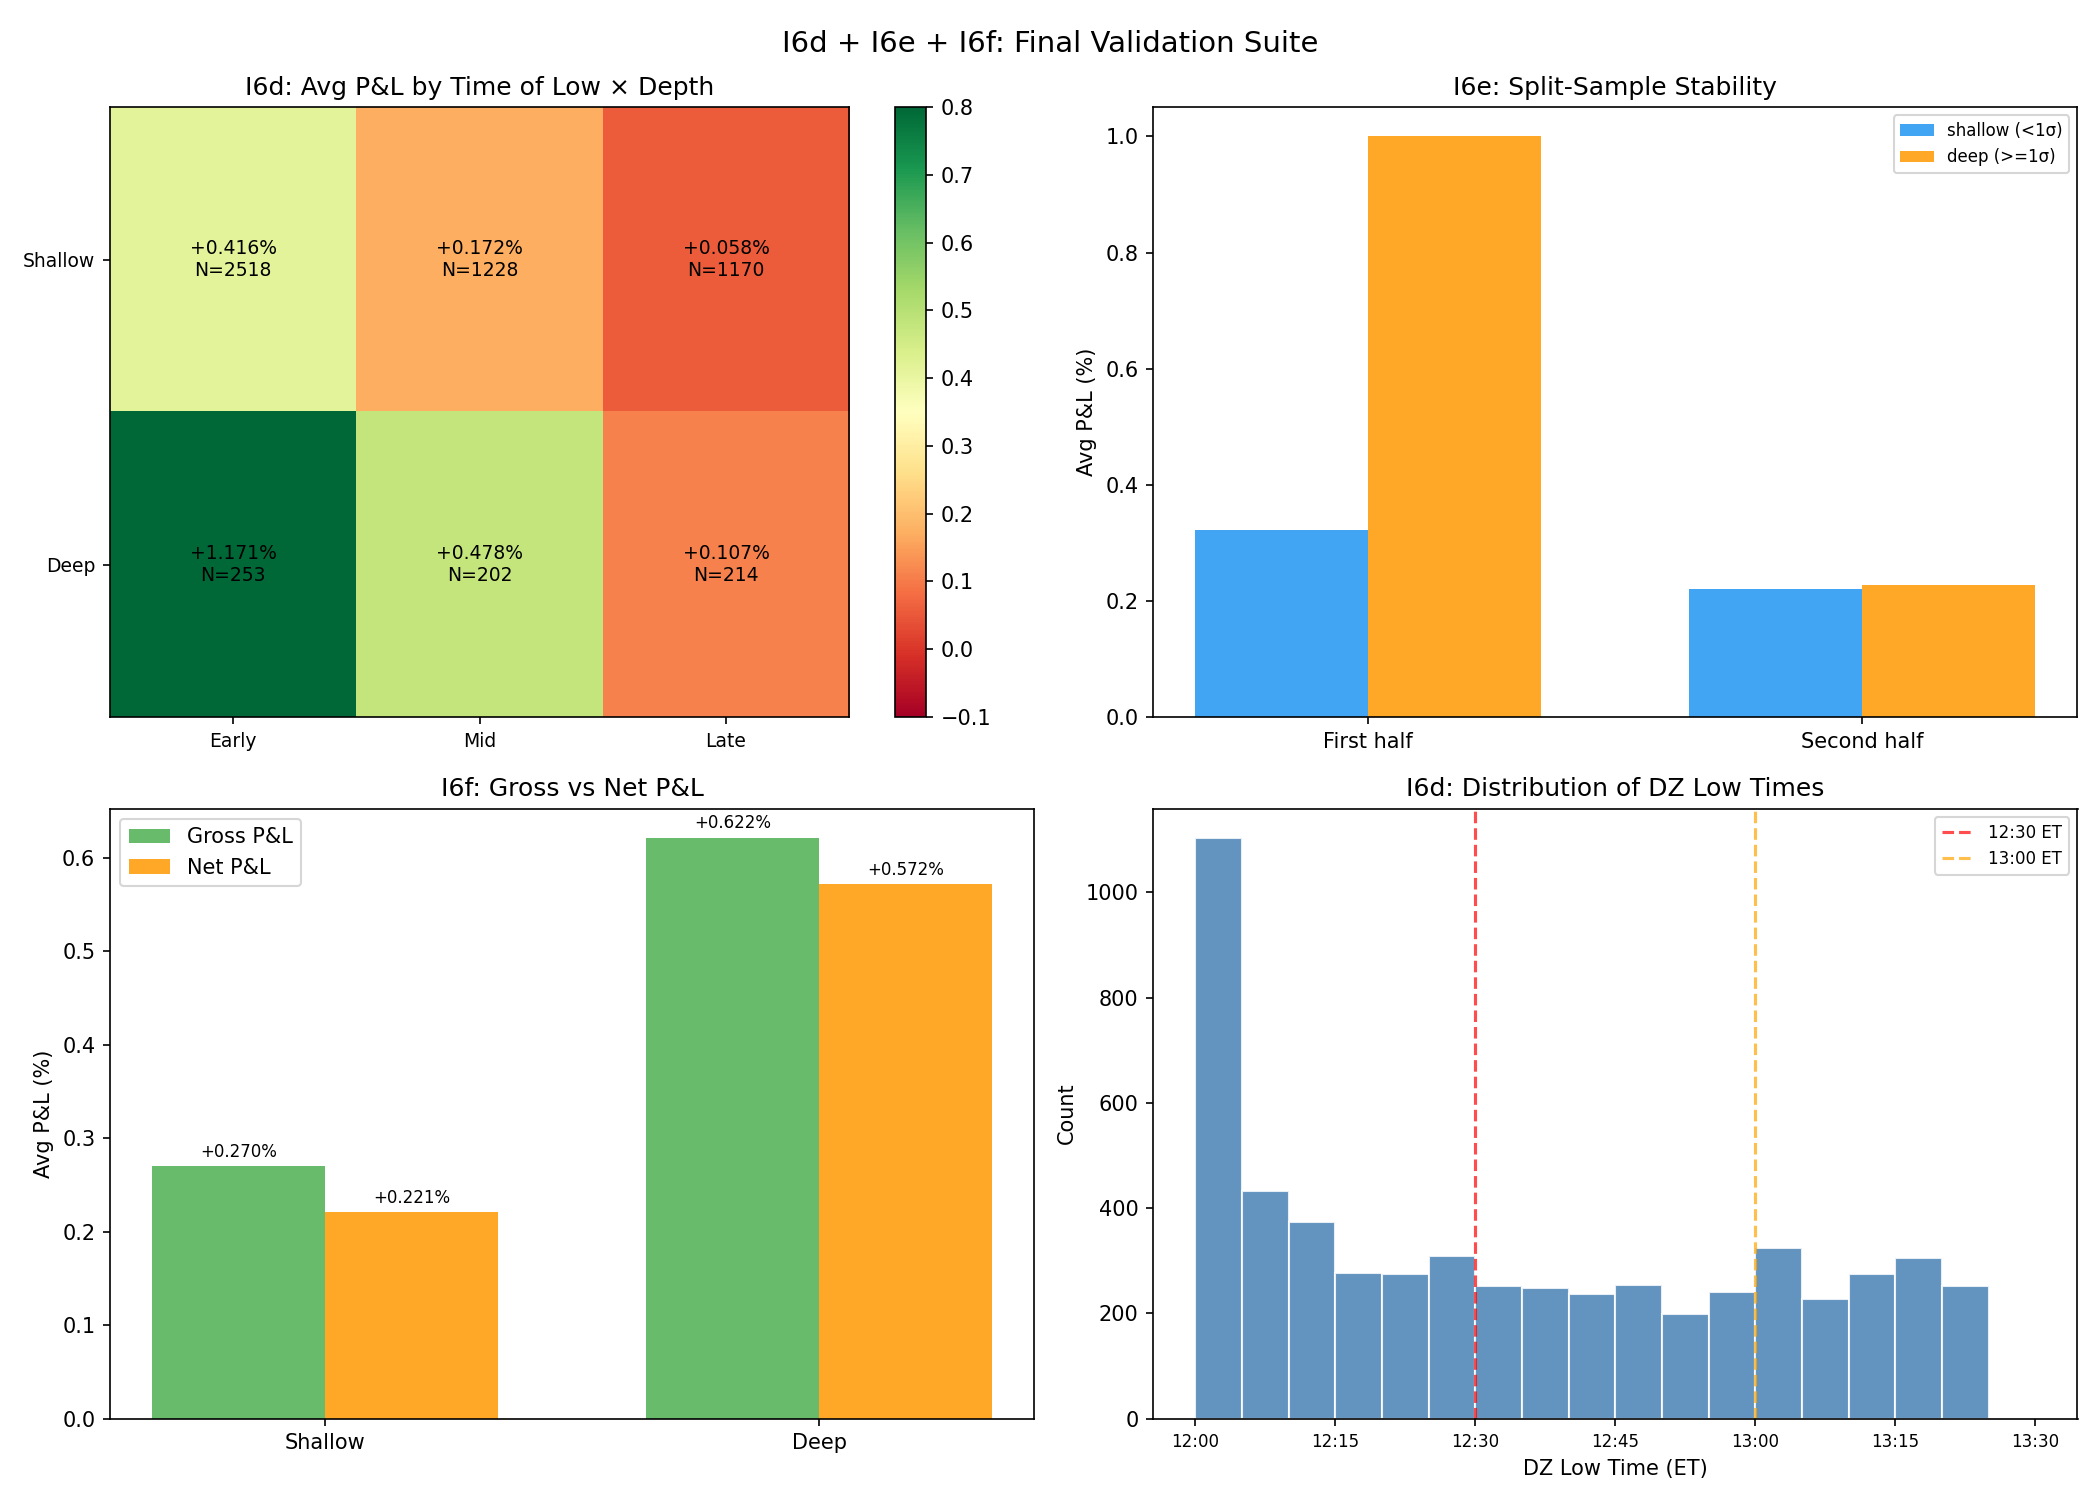

The script that saved this image:
"""
Series I6d + I6e + I6f: Time-of-Low, Split-Sample, Cost Stress Test.

Uses V1 (First Green Close) trades with MAE/MFE from I6bc.
Final validation suite before Noon Reversal v0.4 recommendation.
"""

from pathlib import Path

import matplotlib
matplotlib.use("Agg")
import matplotlib.pyplot as plt
import numpy as np
import pandas as pd

# ── paths ──
OUT_DIR = Path(__file__).resolve().parent
I6BC_DATA = OUT_DIR / "I6bc_trades_with_mae_mfe.csv"

# Cost tiers (round-trip)
MEGA_CAP = {"AAPL", "AMZN", "GOOGL", "META", "MSFT", "NVDA", "SPY", "TSLA"}
HIGH_BETA = {"MARA", "PLTR", "COIN", "IBIT"}
# Everything else = mid-vol

COST_MAP = {}
for t in MEGA_CAP:
    COST_MAP[t] = 0.03
for t in HIGH_BETA:
    COST_MAP[t] = 0.08


def get_cost(ticker):
    return COST_MAP.get(ticker, 0.05)


def time_bucket(ist_min):
    """Classify DZ low time into Early/Mid/Late (ET).
    IST = ET + 7h. DZ = 12:00-13:30 ET = 19:00-20:30 IST."""
    et_min = ist_min - 7 * 60
    if et_min < 12 * 60 + 30:
        return "Early (<12:30)"
    elif et_min < 13 * 60:
        return "Mid (12:30-13:00)"
    else:
        return "Late (13:00-13:30)"


# ═══════════════════════════════════════════════════════════
# I6d: Time-of-Low Interaction
# ═══════════════════════════════════════════════════════════

def run_i6d(trades):
    print(f"\n{'='*70}")
    print("I6d: Time-of-Low Interaction")
    print("=" * 70)

    trades = trades.copy()
    trades["time_bucket"] = trades["dz_low_ist_min"].apply(time_bucket)
    trades["depth_binary"] = np.where(trades["depth_z"] >= 1.0, "deep (>=1σ)", "shallow (<1σ)")

    time_buckets = ["Early (<12:30)", "Mid (12:30-13:00)", "Late (13:00-13:30)"]
    depth_buckets = ["shallow (<1σ)", "deep (>=1σ)"]

    # 2-way table
    print(f"\n{'Time':>20s}  {'Depth':>15s}  {'Avg PL':>9s}  {'Med PL':>9s}  {'WR':>7s}  {'N':>6s}")
    print("-" * 75)

    rows = []
    for tb in time_buckets:
        for db in depth_buckets:
            sub = trades[(trades["time_bucket"] == tb) & (trades["depth_binary"] == db)]
            if sub.empty:
                continue
            avg_pl = sub["v1_pl"].mean()
            med_pl = sub["v1_pl"].median()
            wr = (sub["v1_pl"] > 0).mean() * 100
            print(f"{tb:>20s}  {db:>15s}  {avg_pl:>+8.4f}%  {med_pl:>+8.4f}%  {wr:>6.1f}%  {len(sub):>6d}")
            rows.append({"time": tb, "depth": db, "avg_pl": avg_pl, "wr": wr, "n": len(sub)})

    # Overall by time
    print(f"\n  Overall by time:")
    for tb in time_buckets:
        sub = trades[trades["time_bucket"] == tb]
        if sub.empty:
            continue
        print(f"    {tb}: avg P&L = {sub['v1_pl'].mean():+.4f}%, "
              f"WR = {(sub['v1_pl'] > 0).mean()*100:.1f}%, N = {len(sub)}")

    # Deep-shallow delta by time
    print(f"\n  'Deep - Shallow' delta by time:")
    for tb in time_buckets:
        shallow = trades[(trades["time_bucket"] == tb) & (trades["depth_binary"] == "shallow (<1σ)")]
        deep = trades[(trades["time_bucket"] == tb) & (trades["depth_binary"] == "deep (>=1σ)")]
        if shallow.empty or deep.empty:
            continue
        delta = deep["v1_pl"].mean() - shallow["v1_pl"].mean()
        print(f"    {tb}: Δ = {delta:+.4f}%")

    return pd.DataFrame(rows), trades


# ═══════════════════════════════════════════════════════════
# I6e: Split-Sample Validation
# ═══════════════════════════════════════════════════════════

def run_i6e(trades):
    print(f"\n{'='*70}")
    print("I6e: Split-Sample Validation")
    print("=" * 70)

    trades = trades.copy()
    trades["depth_binary"] = np.where(trades["depth_z"] >= 1.0, "deep (>=1σ)", "shallow (<1σ)")

    # Split by trading day chronologically
    all_days = sorted(trades["trading_day"].unique())
    mid = len(all_days) // 2
    first_half_days = set(all_days[:mid])
    second_half_days = set(all_days[mid:])

    trades["half"] = trades["trading_day"].apply(
        lambda d: "First half" if d in first_half_days else "Second half"
    )

    print(f"  First half:  {all_days[0]} to {all_days[mid-1]} ({mid} days)")
    print(f"  Second half: {all_days[mid]} to {all_days[-1]} ({len(all_days) - mid} days)")

    halves = ["First half", "Second half"]
    depth_buckets = ["shallow (<1σ)", "deep (>=1σ)"]

    print(f"\n{'Half':>14s}  {'Depth':>15s}  {'Avg PL':>9s}  {'Med PL':>9s}  {'WR':>7s}  {'N':>6s}")
    print("-" * 70)

    rows = []
    for h in halves:
        for db in depth_buckets:
            sub = trades[(trades["half"] == h) & (trades["depth_binary"] == db)]
            if sub.empty:
                continue
            avg_pl = sub["v1_pl"].mean()
            med_pl = sub["v1_pl"].median()
            wr = (sub["v1_pl"] > 0).mean() * 100
            print(f"{h:>14s}  {db:>15s}  {avg_pl:>+8.4f}%  {med_pl:>+8.4f}%  {wr:>6.1f}%  {len(sub):>6d}")
            rows.append({"half": h, "depth": db, "avg_pl": avg_pl, "wr": wr, "n": len(sub)})

    # Gradient check
    print(f"\n  Gradient check (deep - shallow):")
    for h in halves:
        shallow = trades[(trades["half"] == h) & (trades["depth_binary"] == "shallow (<1σ)")]
        deep = trades[(trades["half"] == h) & (trades["depth_binary"] == "deep (>=1σ)")]
        if shallow.empty or deep.empty:
            continue
        delta = deep["v1_pl"].mean() - shallow["v1_pl"].mean()
        direction = "DEEP > SHALLOW" if delta > 0 else "SHALLOW > DEEP"
        print(f"    {h}: Δ = {delta:+.4f}% → {direction}")

    # Also check z-score 3-bucket split
    print(f"\n  By z-score 3-bucket:")
    for h in halves:
        print(f"    {h}:")
        for zb in ["<1σ", "1-2σ", ">2σ"]:
            sub = trades[(trades["half"] == h) & (trades["zscore_bucket"] == zb)]
            if len(sub) > 0:
                print(f"      {zb}: avg P&L = {sub['v1_pl'].mean():+.4f}%, "
                      f"WR = {(sub['v1_pl'] > 0).mean()*100:.1f}%, N = {len(sub)}")

    return pd.DataFrame(rows)


# ═══════════════════════════════════════════════════════════
# I6f: Cost / Slippage Stress Test
# ═══════════════════════════════════════════════════════════

def run_i6f(trades):
    print(f"\n{'='*70}")
    print("I6f: Cost / Slippage Stress Test")
    print("=" * 70)

    trades = trades.copy()
    trades["cost"] = trades["ticker"].apply(get_cost)
    trades["net_pl"] = trades["v1_pl"] - trades["cost"]
    trades["depth_binary"] = np.where(trades["depth_z"] >= 1.0, "deep (>=1σ)", "shallow (<1σ)")

    depth_buckets = ["shallow (<1σ)", "deep (>=1σ)"]

    print(f"\n{'Depth':>15s}  {'Gross PL':>10s}  {'Avg Cost':>9s}  {'Net PL':>9s}  "
          f"{'Net WR':>7s}  {'Edge Left':>10s}  {'N':>6s}")
    print("-" * 75)

    rows = []
    for db in depth_buckets:
        sub = trades[trades["depth_binary"] == db]
        if sub.empty:
            continue
        gross = sub["v1_pl"].mean()
        avg_cost = sub["cost"].mean()
        net = sub["net_pl"].mean()
        net_wr = (sub["net_pl"] > 0).mean() * 100
        edge_pct = net / gross * 100 if gross > 0 else 0
        print(f"{db:>15s}  {gross:>+9.4f}%  {avg_cost:>8.3f}%  {net:>+8.4f}%  "
              f"{net_wr:>6.1f}%  {edge_pct:>9.1f}%  {len(sub):>6d}")
        rows.append({"depth": db, "gross_pl": gross, "avg_cost": avg_cost,
                      "net_pl": net, "net_wr": net_wr, "n": len(sub)})

    # By z-score 3-bucket
    print(f"\n  By z-score bucket:")
    for zb in ["<1σ", "1-2σ", ">2σ"]:
        sub = trades[trades["zscore_bucket"] == zb]
        if sub.empty:
            continue
        gross = sub["v1_pl"].mean()
        net = sub["net_pl"].mean()
        net_wr = (sub["net_pl"] > 0).mean() * 100
        print(f"    {zb}: gross = {gross:+.4f}%, net = {net:+.4f}%, net WR = {net_wr:.1f}%, N = {len(sub)}")

    # By cost tier
    print(f"\n  By cost tier:")
    for tier, tickers in [("Mega-cap (0.03%)", MEGA_CAP),
                           ("Mid-vol (0.05%)", None),
                           ("High-beta (0.08%)", HIGH_BETA)]:
        if tickers:
            sub = trades[trades["ticker"].isin(tickers)]
        else:
            sub = trades[~trades["ticker"].isin(MEGA_CAP | HIGH_BETA)]
        if sub.empty:
            continue
        gross = sub["v1_pl"].mean()
        net = sub["net_pl"].mean()
        print(f"    {tier}: gross = {gross:+.4f}%, net = {net:+.4f}%, N = {len(sub)}")

    # Breakeven analysis
    print(f"\n  Breakeven analysis (at what cost does avg P&L go to 0?):")
    for db in depth_buckets:
        sub = trades[trades["depth_binary"] == db]
        if sub.empty:
            continue
        gross = sub["v1_pl"].mean()
        print(f"    {db}: breakeven cost = {gross:+.4f}% (current avg cost = {sub['cost'].mean():.3f}%)")

    # Stress test: what if costs double?
    print(f"\n  Stress: if costs 2x:")
    trades["net_pl_2x"] = trades["v1_pl"] - trades["cost"] * 2
    for db in depth_buckets:
        sub = trades[trades["depth_binary"] == db]
        if sub.empty:
            continue
        net_2x = sub["net_pl_2x"].mean()
        print(f"    {db}: net P&L = {net_2x:+.4f}%")

    return pd.DataFrame(rows)


# ═══════════════════════════════════════════════════════════
# PLOTS
# ═══════════════════════════════════════════════════════════

def make_plots(trades_with_time, i6d_df, i6e_df, i6f_df):
    fig, axes = plt.subplots(2, 2, figsize=(14, 10))

    # 1. I6d: Time × Depth heatmap
    ax = axes[0, 0]
    time_buckets = ["Early (<12:30)", "Mid (12:30-13:00)", "Late (13:00-13:30)"]
    depth_buckets = ["shallow (<1σ)", "deep (>=1σ)"]
    data = np.zeros((len(depth_buckets), len(time_buckets)))
    for i, db in enumerate(depth_buckets):
        for j, tb in enumerate(time_buckets):
            row = i6d_df[(i6d_df["time"] == tb) & (i6d_df["depth"] == db)]
            if not row.empty:
                data[i, j] = row["avg_pl"].values[0]
    im = ax.imshow(data, cmap="RdYlGn", aspect="auto", vmin=-0.1, vmax=0.8)
    ax.set_xticks(range(len(time_buckets)))
    ax.set_xticklabels(["Early", "Mid", "Late"], fontsize=9)
    ax.set_yticks(range(len(depth_buckets)))
    ax.set_yticklabels(["Shallow", "Deep"], fontsize=9)
    for i in range(len(depth_buckets)):
        for j in range(len(time_buckets)):
            row = i6d_df[(i6d_df["time"] == time_buckets[j]) & (i6d_df["depth"] == depth_buckets[i])]
            n = int(row["n"].values[0]) if not row.empty else 0
            ax.text(j, i, f"{data[i,j]:+.3f}%\nN={n}", ha="center", va="center", fontsize=9)
    ax.set_title("I6d: Avg P&L by Time of Low × Depth")
    plt.colorbar(im, ax=ax)

    # 2. I6e: Split-sample bar chart
    ax = axes[0, 1]
    halves = ["First half", "Second half"]
    x = np.arange(len(halves))
    width = 0.35
    for i, db in enumerate(depth_buckets):
        vals = []
        for h in halves:
            row = i6e_df[(i6e_df["half"] == h) & (i6e_df["depth"] == db)]
            vals.append(row["avg_pl"].values[0] if not row.empty else 0)
        color = "#2196F3" if i == 0 else "#FF9800"
        ax.bar(x + (i - 0.5) * width, vals, width, label=db, color=color, alpha=0.85)
    ax.set_xticks(x)
    ax.set_xticklabels(halves)
    ax.set_ylabel("Avg P&L (%)")
    ax.set_title("I6e: Split-Sample Stability")
    ax.legend(fontsize=8)
    ax.axhline(0, color="black", linewidth=0.5)

    # 3. I6f: Gross vs Net P&L
    ax = axes[1, 0]
    x = np.arange(len(depth_buckets))
    gross_vals = [i6f_df.loc[i6f_df["depth"] == db, "gross_pl"].values[0] for db in depth_buckets]
    net_vals = [i6f_df.loc[i6f_df["depth"] == db, "net_pl"].values[0] for db in depth_buckets]
    ax.bar(x - width/2, gross_vals, width, label="Gross P&L", color="#4CAF50", alpha=0.85)
    ax.bar(x + width/2, net_vals, width, label="Net P&L", color="#FF9800", alpha=0.85)
    ax.set_xticks(x)
    ax.set_xticklabels(["Shallow", "Deep"])
    ax.set_ylabel("Avg P&L (%)")
    ax.set_title("I6f: Gross vs Net P&L")
    ax.legend()
    ax.axhline(0, color="black", linewidth=0.5)
    for i, (g, n) in enumerate(zip(gross_vals, net_vals)):
        ax.text(i - width/2, g + 0.01, f"{g:+.3f}%", ha="center", fontsize=8)
        ax.text(i + width/2, n + 0.01, f"{n:+.3f}%", ha="center", fontsize=8)

    # 4. Time-of-low distribution
    ax = axes[1, 1]
    trades_with_time = trades_with_time.copy()
    et_mins = trades_with_time["dz_low_ist_min"] - 7 * 60
    ax.hist(et_mins, bins=range(12*60, 13*60+35, 5), color="steelblue", edgecolor="white", alpha=0.85)
    ax.axvline(12*60+30, color="red", linestyle="--", alpha=0.7, label="12:30 ET")
    ax.axvline(13*60, color="orange", linestyle="--", alpha=0.7, label="13:00 ET")
    tick_pos = range(12*60, 13*60+31, 15)
    ax.set_xticks(list(tick_pos))
    ax.set_xticklabels([f"{m//60}:{m%60:02d}" for m in tick_pos], fontsize=8)
    ax.set_xlabel("DZ Low Time (ET)")
    ax.set_ylabel("Count")
    ax.set_title("I6d: Distribution of DZ Low Times")
    ax.legend(fontsize=8)

    plt.suptitle("I6d + I6e + I6f: Final Validation Suite", fontsize=14)
    plt.tight_layout()
    plt.savefig(OUT_DIR / "I6def_validation.png", dpi=150)
    plt.close()
    print("\nSaved: I6def_validation.png")


def main():
    # Load trades with MAE/MFE from I6bc
    trades = pd.read_csv(I6BC_DATA)
    trades["trading_day"] = pd.to_datetime(trades["trading_day"]).dt.date
    # Filter to V1 trades only (non-null v1_pl)
    trades = trades.dropna(subset=["v1_pl"]).copy()
    print(f"Loaded {len(trades)} V1 trades from I6bc")

    # I6d
    i6d_df, trades_with_time = run_i6d(trades)

    # I6e
    i6e_df = run_i6e(trades)

    # I6f
    i6f_df = run_i6f(trades)

    # Plots
    make_plots(trades_with_time, i6d_df, i6e_df, i6f_df)


if __name__ == "__main__":
    main()
